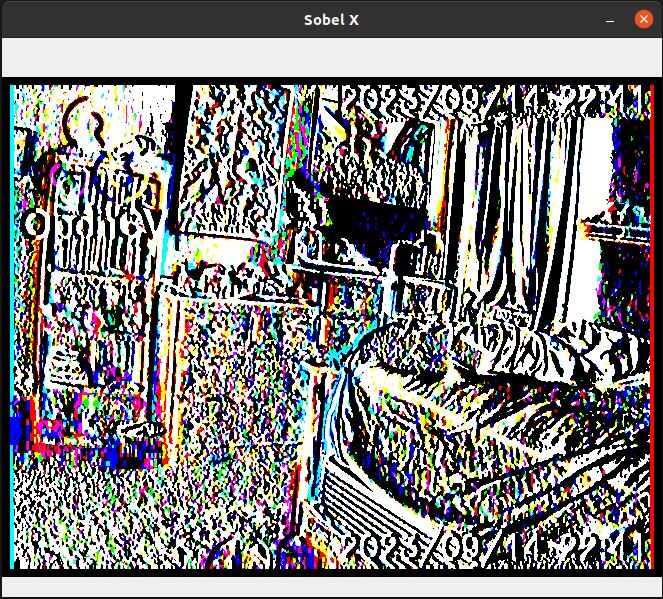
#> input picture sobel_x.JPG, 663 x 599 px, given in place of opencv.png, which was not available
$ python app.py
#> lines starting #> are read from the running program, lines starting #| are printed output that depends on the picture; after the words box and inside, x2 and y2 are one past the last pixel; in counts of white or black regions, pixels touching at a corner belong together; pictures that were not available may be replaced by others from this repository, and a replacement may not be noted
import cv2 as cv
import datetime
import numpy as np
from matplotlib import pyplot as plt

# Callback function for sigmaX trackbar
def updateSigmaX(s):
    global sigmaX
    sigmaX = s

# Callback function for sigmaY trackbar
def updateSigmaY(s):
    global sigmaY
    sigmaY = s

# Callback function for threshold trackbar
def updateThresholdValue(t):
    global thresholdValue
    thresholdValue = t

# Callback function for Sobel X kernel size trackbar
def updatesobelKSizeX(k):
    global sobelKSizeX
    sobelKSizeX = k

# Callback function for Sobel Y kernel size trackbar
def updatesobelKSizeY(k):
    global sobelKSizeY
    sobelKSizeY = k

# Callback function for Canny threshold 1 trackbar
def updateCannyThreshold1(c):
    global cannyThreshold1
    cannyThreshold1 = c

# Callback function for Canny threshold 2 trackbar
def updateCannyThreshold2(c):
    global cannyThreshold2
    cannyThreshold2 = c

# Sobel operation for horizontal changes
def customSobelX(frame):
    kernel = np.array([[-1, 0, 1],
                       [-2, 0, 2],
                       [-1, 0, 1]])
    return cv.filter2D(frame, -1, kernel)

# Sobel operation for vertical changes
def customSobelY(frame):
    kernel = np.array([[-1, -2, -1],
                       [0, 0, 0],
                       [1, 2, 1]])
    return cv.filter2D(frame, -1, kernel)

# Laplacian operation for all directions
def customLaplacian(frame):
    kernel = np.array([[0, 1, 0],
                       [1, -4, 1],
                       [0, 1, 0]])
    return cv.filter2D(frame, -1, kernel)

def main():
    # Create window
    cv.namedWindow("Camera")

    # Create video capture
    cap = cv.VideoCapture(0)
    assert cap.isOpened(), "Cannot open camera"

    # Load OpenCV logo
    logo = cv.imread('opencv.png')
#> logo is the input picture: shape (599, 663, 3); mean B, G, R 125.2, 124.8, 126.7
    assert logo is not None, "Cannot read file"

    # Resize OpenCV logo
    logo = cv.resize(logo, None, fx=0.2, fy=0.2)
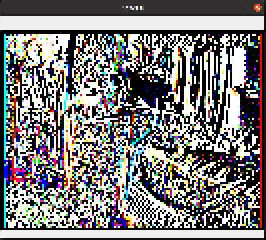
#> logo: shape (120, 133, 3) (shown 2 times larger); mean B, G, R 123.6, 123.4, 125.3
    logoHeight, logoWidth = logo.shape[:2]
#> logoHeight = 120; logoWidth = 133

    # Initialize control variables
    isRecording = False
    out = None
    rotation = 0
    threshold = False
    blur = False

    # Initialize trackbar variables
    global sigmaX
    global sigmaY
    global thresholdValue
    global sobelKSizeX
    global sobelKSizeY
    global cannyThreshold1
    global cannyThreshold2
    sigmaX = 10
    sigmaY = 20
    thresholdValue = 127
    sobelKSizeX = 5
    sobelKSizeY = 5
    cannyThreshold1 = 50
    cannyThreshold2 = 50

    # Define blue color range in HSV
    lowerBlue = np.array([110, 50, 50])
    upperBlue = np.array([130, 255, 255])

    # Create trackbars for Gaussian blur
    cv.createTrackbar("Sigma X", "Camera", sigmaX, 30, updateSigmaX)
    cv.setTrackbarMin("Sigma X", "Camera", 5)
    cv.createTrackbar("Sigma Y", "Camera", sigmaY, 30, updateSigmaY)
    cv.setTrackbarMin("Sigma Y", "Camera", 5)

    # Create trackbar for threshold value
    cv.createTrackbar("Threshold", "Camera", thresholdValue, 255, updateThresholdValue)

    # Create trackbars for Sobel kernel sizes
    cv.createTrackbar("Sobel X", "Camera", sobelKSizeX, 30, updatesobelKSizeX)
    cv.setTrackbarMin("Sobel X", "Camera", 5)
    cv.createTrackbar("Sobel Y", "Camera", sobelKSizeY, 30, updatesobelKSizeY)
    cv.setTrackbarMin("Sobel Y", "Camera", 5)

    # Create trackbars for Canny thresholds
    cv.createTrackbar("Canny Threshold 1", "Camera", cannyThreshold1, 5000, updateCannyThreshold1)
    cv.createTrackbar("Canny Threshold 2", "Camera", cannyThreshold2, 5000, updateCannyThreshold2)

    while True:
        # Read frame from webcam
        ret, frame = cap.read()
        assert ret, "Cannot read frame"
        frameHeight, frameWidth = frame.shape[:2]
#> frameHeight = 599; frameWidth = 663

        # Update frame with rotation
        matrix = cv.getRotationMatrix2D((frameWidth / 2, frameHeight / 2), rotation, 1)
#> matrix = [[1, 0, 0], [0, 1, 0]]
        frame = cv.warpAffine(frame, matrix, (frameWidth, frameHeight))

        # Apply Gaussian blur
        if blur: frame = cv.GaussianBlur(frame, (0, 0), sigmaX, sigmaY)

        # Update frame with blended logo
        logoROI = frame[:logoHeight, :logoWidth]
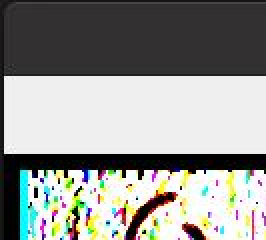
#> logoROI: shape (120, 133, 3) (shown 2 times larger); mean B, G, R 145.4, 149.5, 147.8
        frame[:logoHeight, :logoWidth] = cv.addWeighted(logoROI, 0.5, logo, 0.5, 0)
#> frame: shape (599, 663, 3); 3.99% of pixels changed, all inside (x1, y1, x2, y2) = (0, 0, 133, 120)
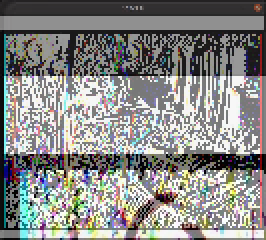
#> logoROI: shape (120, 133, 3) (shown 2 times larger); mean B, G, R 134.6, 136.5, 136.6

        # Apply thresholding
        if threshold:
            # Convert to grayscale and apply threshold
            grayFrame = cv.cvtColor(frame, cv.COLOR_BGR2GRAY)
            frame = cv.threshold(grayFrame, thresholdValue, 255, cv.THRESH_BINARY)[1]

        # Get timestamp text size
        timestamp = datetime.datetime.now().strftime("%Y/%m/%d %H:%M")
        textSize, baseline = cv.getTextSize(timestamp, cv.FONT_HERSHEY_SIMPLEX, 1, 2)

        # Add timestamp to frame
        textX = frameWidth - textSize[0]
#> textX = 351
        textY = frameHeight - baseline
#> textY = 589
        cv.putText(frame, timestamp, (textX, textY), cv.FONT_HERSHEY_SIMPLEX, 1, (255, 255, 255), 2)
#> frame: shape (599, 663, 3); mean B, G, R 125.3, 124.8, 126.8

        # Copy to top right corner
        timestampROI = frame[textY - textSize[1]:, textX:]
        frame[:-textY + textSize[1], textX:] = timestampROI
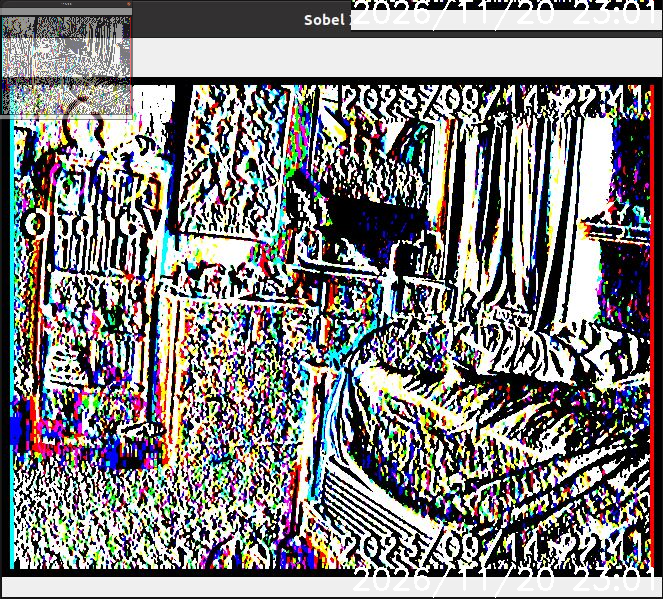
#> frame: shape (599, 663, 3); mean B, G, R 128.5, 128.1, 129.9

        # Update frame with red border
        frame = cv.copyMakeBorder(frame, 10, 10, 10, 10, cv.BORDER_CONSTANT, value=(0, 0, 255))
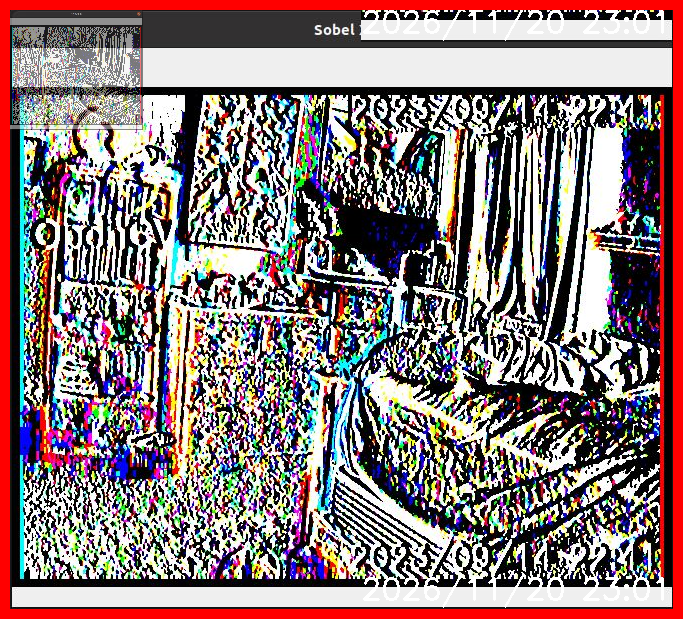
#> frame: shape (619, 683, 3); mean B, G, R 120.7, 120.3, 137.5

        # Show frame and wait for keystroke
        cv.imshow("Camera", frame)
        key = cv.waitKey(1)
#> (key e is pressed here)

        # Capture photo and flash
        if key == ord('c'):
            # Flash screen
            flashFrame = frame.copy()
            if not threshold: flashFrame[:] = (255, 255, 255)
            else: flashFrame[:] = 255
            cv.imshow("Camera", flashFrame)
            cv.waitKey(100)

            # Name and save photo
            photoFilename = f"photo_{datetime.datetime.now().strftime('%Y%m%d%H%M%S')}.jpg"
            cv.imwrite(photoFilename, frame)
            print(f"Saved {photoFilename}")

        # Start/stop recording video
        elif key == ord('v'):
            if not isRecording:
                # Name video and set recording
                isRecording = True
                videoFilename = f"video_{datetime.datetime.now().strftime('%Y%m%d%H%M%S')}.avi"

                # Define codec and create video writer
                fourcc = cv.VideoWriter_fourcc(*"XVID")
                out = cv.VideoWriter(videoFilename, fourcc, 20.0, (640, 480))
                print(f"Started recording {videoFilename}")
            else:
                # Release video writer and set recording
                isRecording = False
                out.release()
                print(f"Stopped recording {videoFilename}")

        # Extract blue color
        elif key == ord('e'):
            # Convert to HSV color space and create mask
            hsv = cv.cvtColor(frame, cv.COLOR_BGR2HSV)
#> hsv: shape (619, 683, 3); mean H, S, V 65.2, 126.6, 151.9
            mask = cv.inRange(hsv, lowerBlue, upperBlue)
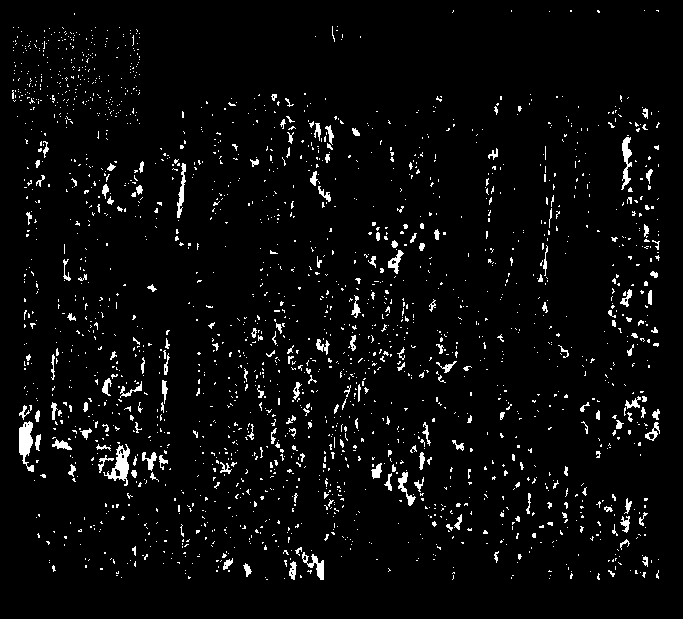
#> mask: shape (619, 683); 4% white in thin lines or dots, all inside (x1, y1, x2, y2) = (12, 10, 660, 580)

            # Apply mask to original frame and display
            extractedBlue = cv.bitwise_and(frame, frame, mask=mask)
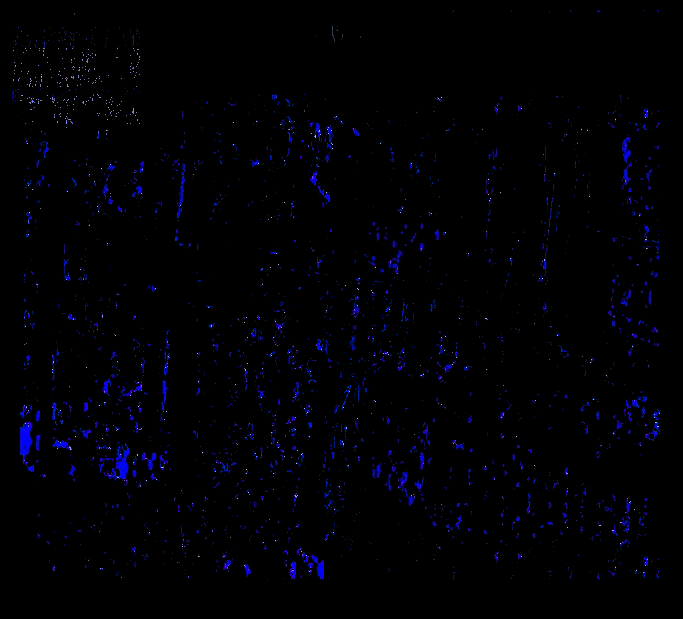
#> extractedBlue: shape (619, 683, 3); mean B, G, R 4.9, 0.7, 0.7
            cv.imshow("Extracted Blue", extractedBlue)

        # Rotate frame by 10 degrees
        elif key == ord('r'):
            rotation += 10

        # Toggle threshold
        elif key == ord('t'):
            threshold = not threshold

        # Toggle Gaussian blur
        elif key == ord('b'):
            blur = not blur

        # Extract sharpened image
        elif key == ord('s'):
            # Create kernel and apply convolution
            kernel = np.array([[0, -1, 0],
                               [-1,  5, -1],
                               [0, -1, 0]])
            sharpenedFrame = cv.filter2D(frame, -1, kernel)
            cv.imshow("Sharpened", sharpenedFrame)

            # Generate Sobel gradient
            nextKey = cv.waitKey(0)
            if nextKey == ord('x'):
                # Create and apply Sobel kernel with odd size
                sobelKSizeX = cv.getTrackbarPos("Sobel X", "Camera")
                sobelKSizeX = sobelKSizeX if sobelKSizeX % 2 == 1 else sobelKSizeX + 1
                sobelX = cv.Sobel(frame, cv.CV_64F, 1, 0, ksize=sobelKSizeX)
                cv.imshow("Sobel X", sobelX)
            elif nextKey == ord('y'):
                # Create and apply Sobel kernel with odd size
                sobelKSizeY = cv.getTrackbarPos("Sobel Y", "Camera")
                sobelKSizeY = sobelKSizeY if sobelKSizeY % 2 == 1 else sobelKSizeY + 1
                sobelY = cv.Sobel(frame, cv.CV_64F, 1, 0, ksize=sobelKSizeY)
                cv.imshow("Sobel Y", sobelY)

        # Generate Canny edge detector
        elif key == ord('d'):
            # Create grayscale image and apply Canny
            grayFrame = cv.cvtColor(frame, cv.COLOR_BGR2GRAY)
            edges = cv.Canny(grayFrame, cannyThreshold1, cannyThreshold2)
            cv.imshow("Canny Edges", edges)

        # Generate original, laplacian, sobel X, and sobel Y
        elif key == ord('4'):
            # Apply custom operators
            sobelX = customSobelX(frame)
            sobelY = customSobelY(frame)
            laplacian = customLaplacian(frame)

            # Plot edge detection operations (OpenCV Docs)
            plt.subplot(2,2,1),plt.imshow(frame, cmap='gray')
            plt.title('Original'), plt.xticks([]), plt.yticks([])
            plt.subplot(2,2,2),plt.imshow(laplacian, cmap='gray')
            plt.title('Laplacian'), plt.xticks([]), plt.yticks([])
            plt.subplot(2,2,3),plt.imshow(sobelX, cmap='gray')
            plt.title('Sobel X'), plt.xticks([]), plt.yticks([])
            plt.subplot(2,2,4),plt.imshow(sobelY, cmap='gray')
            plt.title('Sobel Y'), plt.xticks([]), plt.yticks([])
            plt.show()

        # Exit app
        elif key == 27:
            break

    # Release everything
    cap.release()
    if isRecording:
        out.release()
    cv.destroyAllWindows()

if __name__ == "__main__":
    main()
